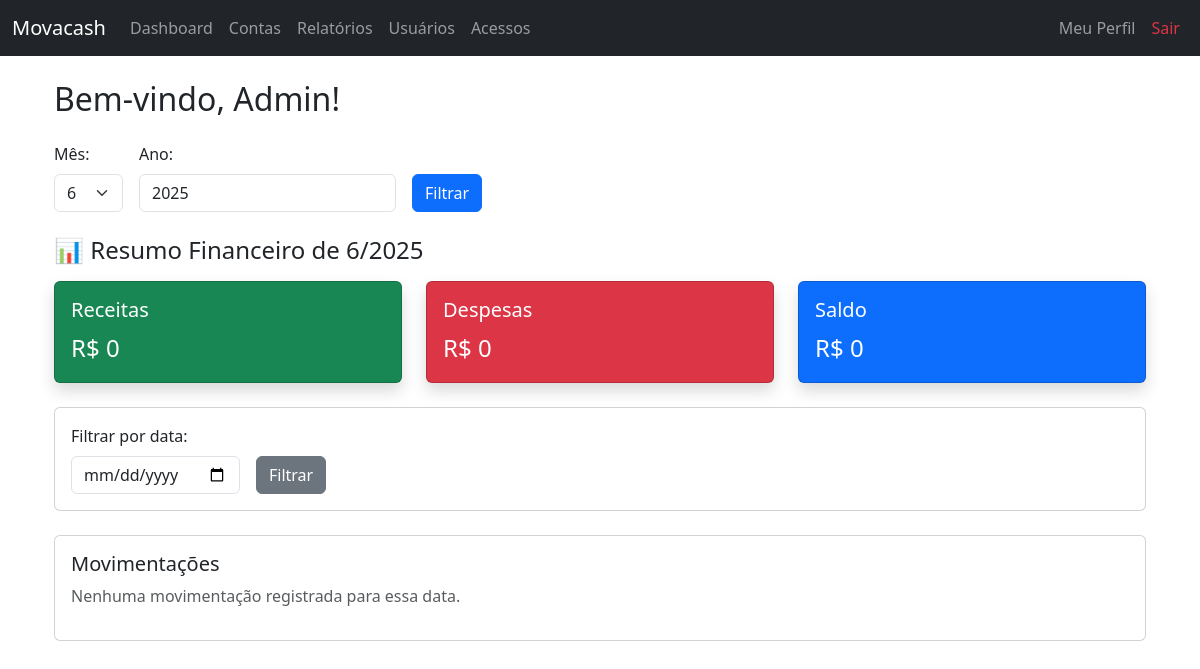
/dashboard (signed in), run on an earlier commit of the app's database.
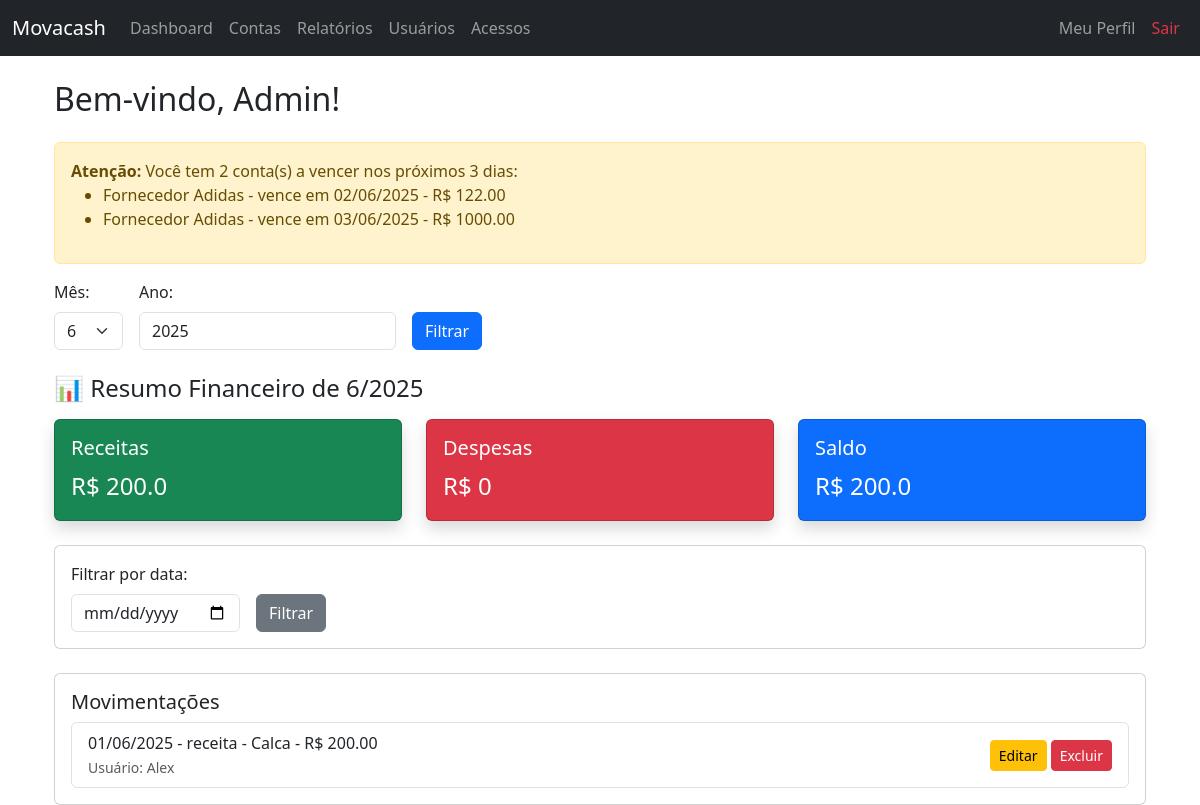
And on a later commit of the database.
### app/models.py (models this page shows)
class Conta(db.Model):
    __tablename__ = 'contas'
    id = db.Column(db.Integer, primary_key=True)
    descricao = db.Column(db.String(100), nullable=False)
    valor = db.Column(db.Float, nullable=False)
    vencimento = db.Column(db.Date, nullable=False)
    status = db.Column(db.String(20), nullable=False)
    usuario_id = db.Column(db.Integer, db.ForeignKey('usuarios.id'), nullable=False)

class Movimentacao(db.Model):
    __tablename__ = 'movimentacoes'
    id = db.Column(db.Integer, primary_key=True)
    tipo = db.Column(db.String(10), nullable=False)  # receita ou despesa
    categoria = db.Column(db.String(50), nullable=False)
    valor = db.Column(db.Float, nullable=False)
    data = db.Column(db.Date, nullable=False)
    usuario_id = db.Column(db.Integer, db.ForeignKey('usuarios.id'), nullable=False)

class Usuario(db.Model):
    __tablename__ = 'usuarios'
    id = db.Column(db.Integer, primary_key=True)
    nome = db.Column(db.String(100), nullable=False)
    email = db.Column(db.String(100), unique=True, nullable=False)
    senha = db.Column(db.String(100), nullable=False)
    tipo = db.Column(db.String(20), nullable=False, default='vendedor')
    ultimo_acesso = db.Column(db.DateTime)
    movimentacoes = db.relationship('Movimentacao', backref='usuario', lazy=True)
    contas = db.relationship('Conta', backref='usuario', lazy=True)

### app/routes.py (the view)
@bp.route('/dashboard')
@login_obrigatorio
def dashboard():
    usuario_id = session.get('usuario_id')
    nome_usuario = session.get('nome')
    hoje = date.today()
    filtro_data = request.args.get('filtro_data')
    mes = int(request.args.get('mes') or hoje.month)
    ano = int(request.args.get('ano') or hoje.year)
    query = Movimentacao.query.options(joinedload(Movimentacao.usuario)).filter(
        extract('month', Movimentacao.data) == mes,
        extract('year', Movimentacao.data) == ano
    )
    if session['tipo'] != 'admin':
        query = query.filter(Movimentacao.usuario_id == usuario_id)
    if filtro_data:
        try:
            data_filtrada = datetime.strptime(filtro_data, '%Y-%m-%d').date()
            query = query.filter(Movimentacao.data == data_filtrada)
        except ValueError:
            flash('Data inválida', 'danger')
    movimentacoes = query.order_by(Movimentacao.data.desc()).all()
    mov_list = [
        (m.tipo, m.categoria, m.valor, m.data, m.id, m.usuario.nome if session['tipo'] == 'admin' else None)
        for m in movimentacoes
    ]
    total_receitas = db.session.query(func.sum(Movimentacao.valor)).filter_by(tipo='receita').filter(
        extract('month', Movimentacao.data) == mes,
        extract('year', Movimentacao.data) == ano
    )
    total_despesas = db.session.query(func.sum(Movimentacao.valor)).filter_by(tipo='despesa').filter(
        extract('month', Movimentacao.data) == mes,
        extract('year', Movimentacao.data) == ano
    )
    if session['tipo'] != 'admin':
        total_receitas = total_receitas.filter(Movimentacao.usuario_id == usuario_id)
        total_despesas = total_despesas.filter(Movimentacao.usuario_id == usuario_id)
    receitas = total_receitas.scalar() or 0
    despesas = total_despesas.scalar() or 0
    saldo = receitas - despesas
    contas_proximas = None
    if session['tipo'] == 'admin':
        tres_dias = hoje + timedelta(days=3)
        contas_proximas = Conta.query.filter(
            Conta.vencimento <= tres_dias,
            Conta.vencimento >= hoje,
            Conta.status != 'paga'
        ).order_by(Conta.vencimento).all()
    return render_template(
        "dashboard.html",
        usuario=nome_usuario,
        saldo=saldo,
        total_receitas=receitas,
        total_despesas=despesas,
        movimentacoes=mov_list,
        filtro_data=filtro_data,
        mes=mes,
        ano=ano,
        contas_proximas=contas_proximas  # <- ⚠️ IMPORTANTE
    )

### app/utils.py (called while the page is built)
def login_obrigatorio(f):
    @wraps(f)
    def decorated_function(*args, **kwargs):
        if 'usuario_id' not in session:
            return redirect(url_for('main.login'))
        return f(*args, **kwargs)
    return decorated_function

### app/templates/dashboard.html (shortened to what this page needs)
{% extends "base.html" %}
{% block content %}
<div class="container mt-4">
    <h2 class="mb-4">Bem-vindo, {{ usuario }}!</h2>
    {% if contas_proximas %}
      <div class="alert alert-warning">
        <strong>Atenção:</strong> Você tem {{ contas_proximas|length }} conta(s) a vencer nos próximos 3 dias:
        <ul>
            {% for c in contas_proximas %}
                <li>{{ c.descricao }} - vence em {{ c.vencimento.strftime('%d/%m/%Y') }} - R$ {{ "%.2f"|format(c.valor) }}</li>
            {% endfor %}
        </ul>
      </div>
    {% endif %}
    <form method="GET" class="row g-3 mb-4 align-items-end">
        <div class="col-auto">
            <label class="form-label">Mês:</label>
            <select name="mes" class="form-select">
                {% for m in range(1, 13) %}
                    <option value="{{ m }}" {% if m == mes %}selected{% endif %}>{{ m }}</option>
                {% endfor %}
            </select>
        </div>
        <div class="col-auto">
            <label class="form-label">Ano:</label>
            <input type="number" name="ano" class="form-control" value="{{ ano }}">
        </div>
        <div class="col-auto">
            <button type="submit" class="btn btn-primary">Filtrar</button>
        </div>
    </form>
    <h4 class="mb-3">📊 Resumo Financeiro de {{ mes }}/{{ ano }}</h4>
    <div class="row mb-4">
        <div class="col-md-4">
            <div class="card text-bg-success shadow">
                <div class="card-body">
                    <h5 class="card-title">Receitas</h5>
                    <p class="card-text fs-4">R$ {{ total_receitas | default(0) | round(2) }}</p>
                </div>
            </div>
        </div>
        <div class="col-md-4">
            <div class="card text-bg-danger shadow">
                <div class="card-body">
                    <h5 class="card-title">Despesas</h5>
                    <p class="card-text fs-4">R$ {{ total_despesas | default(0) | round(2) }}</p>
                </div>
            </div>
        </div>
        <div class="col-md-4">
            <div class="card text-bg-primary shadow">
                <div class="card-body">
                    <h5 class="card-title">Saldo</h5>
                    <p class="card-text fs-4">R$ {{ saldo | default(0) | round(2) }}</p>
                </div>
            </div>
        </div>
    </div>
    <div class="card mb-4">
        <div class="card-body">
            <form method="GET" class="row g-3 align-items-end">
                <div class="col-auto">
                    <label class="form-label">Filtrar por data:</label>
                    <input type="date" name="filtro_data" class="form-control" value="{{ filtro_data }}">
                </div>
                <div class="col-auto">
                    <button type="submit" class="btn btn-secondary">Filtrar</button>
                </div>
            </form>
        </div>
    </div>
    <div class="card">
        <div class="card-body">
            <h5 class="card-title">Movimentações</h5>
            {% if movimentacoes %}
                <ul class="list-group">
                    {% for tipo, categoria, valor, data, id, dono in movimentacoes %}
                        <li class="list-group-item d-flex justify-content-between align-items-center">
                            <div>
                                {{ data.strftime('%d/%m/%Y') }} - {{ tipo }} - {{ categoria }} - R$ {{ "%.2f"|format(valor) }}
                                {% if dono %}
                                    <br><small class="text-muted">Usuário: {{ dono }}</small>
                                {% endif %}
                            </div>
                            <span>
                                <a href="{{ url_for('main.editar_movimentacao', id=id) }}" class="btn btn-sm btn-warning">Editar</a>
                                <a href="{{ url_for('main.excluir_movimentacao', id=id) }}"
                                   class="btn btn-sm btn-danger"
                                   onclick="return confirm('Tem certeza que deseja excluir esta movimentação?');">
                                    Excluir
                                </a>
                            </span>
                        </li>
                    {% endfor %}
                </ul>
            {% else %}
                <p class="text-muted">Nenhuma movimentação registrada para essa data.</p>
            {% endif %}
        </div>
    </div>
</div>
{% endblock %}

### app/templates/base.html (shortened to what this page needs)
<!DOCTYPE html>
<html lang="pt-br">
<head>
    <link href="https://cdn.jsdelivr.net/npm/bootstrap@5.3.0/dist/css/bootstrap.min.css" rel="stylesheet">
</head>
<body>
    <nav class="navbar navbar-expand-lg navbar-dark bg-dark fixed-top">
        <div class="container-fluid">
            <a class="navbar-brand" href="{% if session.tipo == 'admin' %}{{ url_for('main.dashboard') }}{% else %}{{ url_for('main.caixa') }}{% endif %}">Movacash</a>
            <div class="collapse navbar-collapse" id="navbarNav">
                <ul class="navbar-nav me-auto">
                    {% if session.tipo == 'admin' %}
                        <li class="nav-item">
                            <a class="nav-link" href="{{ url_for('main.dashboard') }}">Dashboard</a>
                        </li>
                        <li class="nav-item">
                            <a class="nav-link" href="{{ url_for('main.contas') }}">Contas</a>
                        </li>
                        <li class="nav-item">
                            <a class="nav-link" href="{{ url_for('main.relatorios') }}">Relatórios</a>
                        </li>
                        <li class="nav-item">
                            <a class="nav-link" href="{{ url_for('main.cadastrar_usuario') }}">Usuários</a>
                        </li>
                        <li class="nav-item">
                            <a class="nav-link" href="{{ url_for('main.usuarios_logins') }}">Acessos</a>
                        </li>
                    {% elif session.tipo == 'vendedor' %}
                        <li class="nav-item">
                            <a class="nav-link" href="{{ url_for('main.caixa') }}">Caixa</a>
                        </li>
                    {% endif %}
                </ul>
                <ul class="navbar-nav ms-auto">
                    <li class="nav-item">
                        <a class="nav-link" href="{{ url_for('main.perfil') }}">Meu Perfil</a>
                    </li>
                    <li class="nav-item">
                        <a class="nav-link text-danger" href="{{ url_for('main.logout') }}">Sair</a>
                    </li>
                </ul>
            </div>
        </div>
    </nav>
    <div class="container" style="margin-top: 80px;">
        {% block content %}{% endblock %}
    </div>
</body>
</html>

What changed in the data, as far as the page shows it:
added Conta: descricao "Fornecedor Adidas", vencimento "02/06/2025", valor "122.00"
added Conta: descricao "Fornecedor Adidas", vencimento "03/06/2025", valor "1000.00"
added Movimentacao: strftime "01/06/2025", tipo "receita", categoria "Calca", valor "200.00", nome "Alex"
Also different on the page:
{{ contas_proximas|length }}: (not shown) → "2"
{{ total_receitas | default(0) | round(2) }}: "0" → "200.0"
{{ saldo | default(0) | round(2) }}: "0" → "200.0"
text no longer shown: "Nenhuma movimentação registrada para essa data."
text now shown: "Atenção: Você tem conta(s) a vencer nos próximos 3 dias:"
